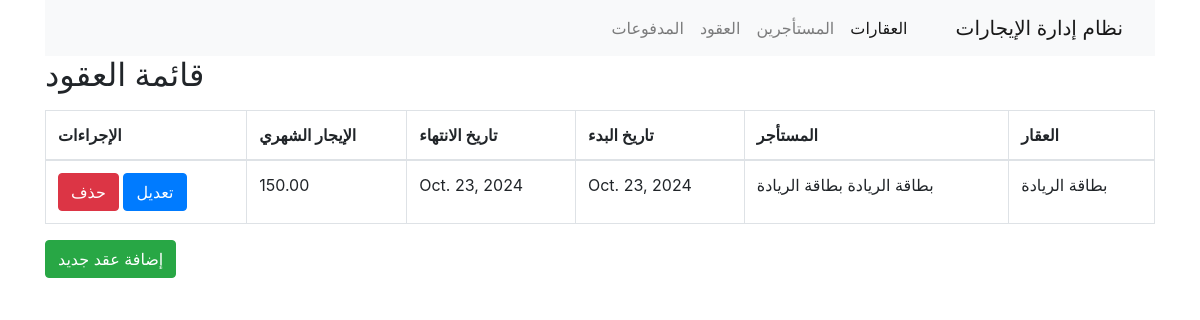
The page /contracts/ on the database as committed earlier.
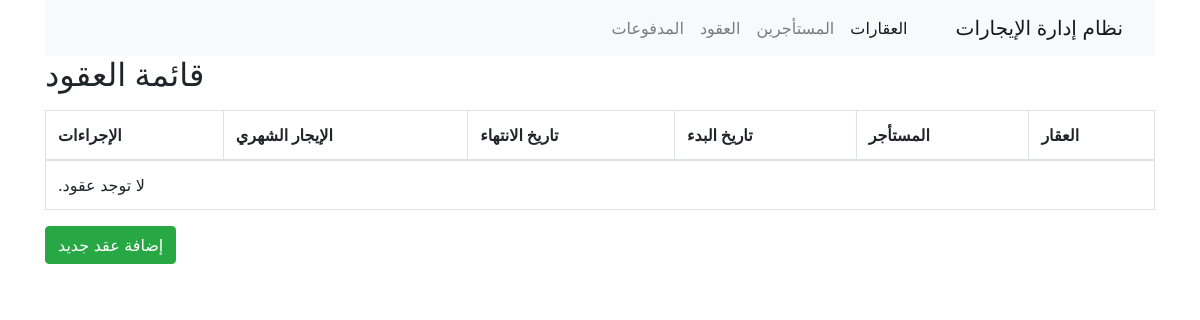
The same page on the database as committed later.
### properties/models.py (models this page shows, shortened)
class Contract(models.Model):
    property = models.ForeignKey(Property, verbose_name="العقار", on_delete=models.CASCADE)
    tenant = models.ForeignKey(Tenant, verbose_name="المستأجر", on_delete=models.CASCADE)
    start_date = models.DateField(verbose_name="تاريخ البدء")
    end_date = models.DateField(verbose_name="تاريخ الانتهاء")
    monthly_rent = models.DecimalField(verbose_name="الإيجار الشهري", max_digits=10, decimal_places=2)
    deposit = models.DecimalField(verbose_name="التأمين", max_digits=10, decimal_places=2)
    notes = models.TextField(verbose_name="ملاحظات العقد", blank=True, null=True)
    is_active = models.BooleanField(verbose_name="العقد نشط", default=True, null=True)

class Property(models.Model):
    PROPERTY_TYPES = [
        ('apartment', 'شقة'),
        ('officestation', 'مكتب'),
        ('store', 'متجر'),
    ]
    name = models.CharField(verbose_name="اسم العقار", max_length=100)
    address = models.TextField(verbose_name="العنوان")
    property_type = models.CharField(verbose_name="نوع العقار", max_length=20, choices=PROPERTY_TYPES)
    num_rooms = models.IntegerField(verbose_name="عدد الغرف")
    available = models.BooleanField(verbose_name="متاح", default=True)
    description = models.TextField(verbose_name="الوصف", blank=True, null=True)
    created_at = models.DateTimeField(verbose_name="تاريخ الإضافة", auto_now_add=True)

class Tenant(models.Model):
    first_name = models.CharField(verbose_name="الاسم الأول", max_length=50)
    last_name = models.CharField(verbose_name="الاسم الأخير", max_length=50)
    phone = models.CharField(verbose_name="رقم الهاتف", max_length=15)
    email = models.EmailField(verbose_name="البريد الإلكتروني")
    address = models.TextField(verbose_name="العنوان المستأجر")
    id_number = models.CharField(verbose_name="رقم الهوية", max_length=20, unique=True)

### properties/views.py (the view)
# urls.py: path('contracts/', ContractListView.as_view(), name='contract_list'),
class ContractListView(ListView):
    model = Contract
    template_name = 'contract_list.html'
    context_object_name = 'contracts'
    paginate_by = 10

### properties/templates/contract_list.html
{% extends 'base.html' %}
{% block content %}
<h2>قائمة العقود</h2>
<table class="table table-bordered mt-3">
    <thead>
        <tr>
            <th>العقار</th>
            <th>المستأجر</th>
            <th>تاريخ البدء</th>
            <th>تاريخ الانتهاء</th>
            <th>الإيجار الشهري</th>
            <th>الإجراءات</th>
        </tr>
    </thead>
    <tbody>
        {% for contract in contracts %}
        <tr>
            <td>{{ contract.property.name }}</td>
            <td>{{ contract.tenant.first_name }} {{ contract.tenant.last_name }}</td>
            <td>{{ contract.start_date }}</td>
            <td>{{ contract.end_date }}</td>
            <td>{{ contract.monthly_rent }}</td>
            <td>
                <a href="{% url 'contract_edit' contract.pk %}" class="btn btn-primary">تعديل</a>
                <a href="{% url 'contract_delete' contract.pk %}" class="btn btn-danger">حذف</a>
            </td>
        </tr>
      {% empty %}
      <tr>
          <td colspan="6">لا توجد عقود.</td>
      </tr>
      {% endfor %}
    </tbody>
</table>
<a href="{% url 'contract_add' %}" class="btn btn-success">إضافة عقد جديد</a>
{% endblock %}

Rows that differ between the two databases and show on the page:
removed Contract: property.name "بطاقة الريادة", tenant.first_name "بطاقة الريادة", tenant.last_name "بطاقة الريادة", start_date "Oct. 23, 2024", end_date "Oct. 23, 2024", monthly_rent "150.00"
Other text that changed with them:
text now shown: "لا توجد عقود."
